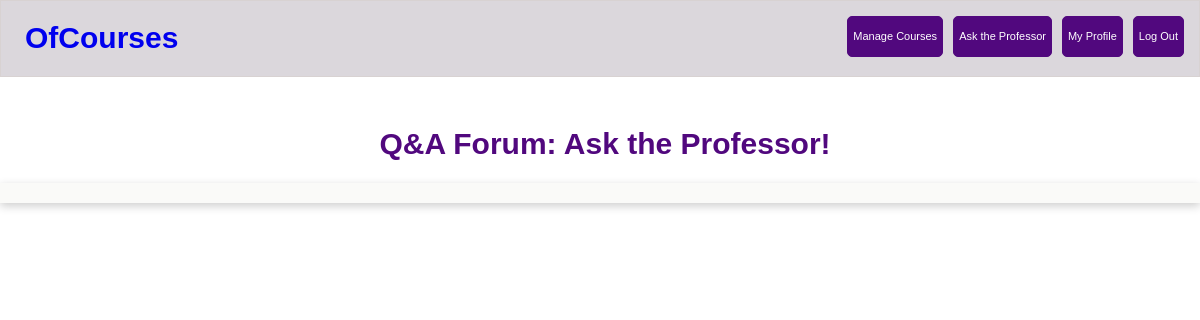
The app's page /Professor/QnA.php (signed in), older data.
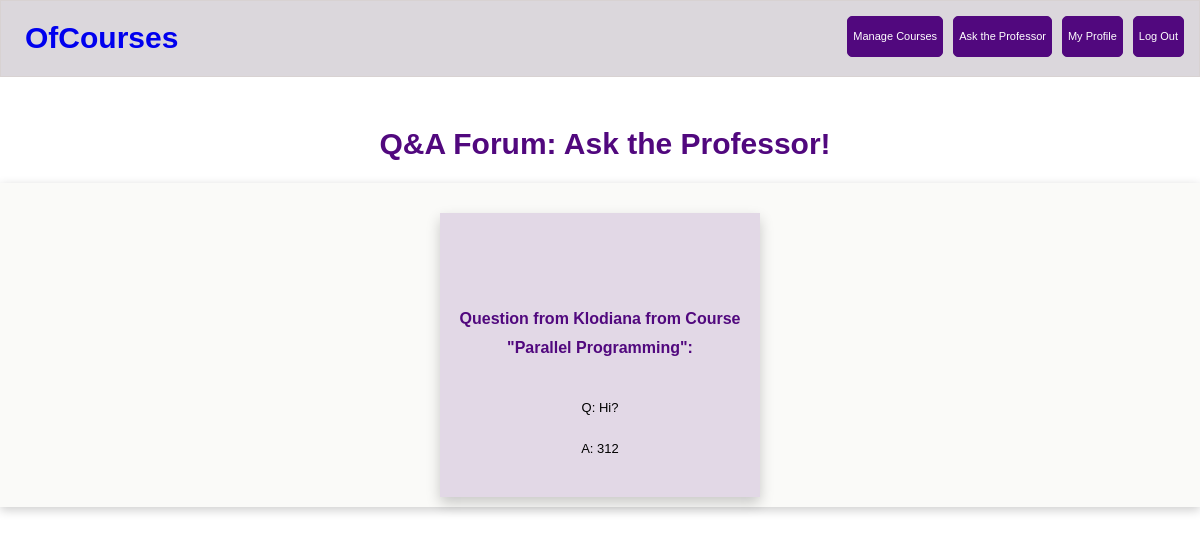
The same page, newer data.
### tables this page shows
CREATE TABLE `question` (
  `question` text NOT NULL,
  `answer` text NOT NULL,
  `qid` int(11) NOT NULL,
  `email` varchar(100) NOT NULL,
  `id` int(11) NOT NULL
);

CREATE TABLE `course` (
  `id` int(11) NOT NULL,
  `name` text NOT NULL,
  `description` text NOT NULL,
  `professorEmail` varchar(100) NOT NULL,
  `startDate` date NOT NULL,
  `endDate` date NOT NULL
);

### Model/question.php (called while the page is built, shortened)
<?php
    class Question{
        public function __construct(){
            include("../Utility/db_connection.php");
            $this->dbh = $conn;
        }
        public function getQuestions($email) {
            $stmt = $this->dbh->prepare("SELECT q.qid qid,(select fullName from user where email=q.email) userName,c.name courseName,q.question question,q.answer answer FROM question q,user u,course c where q.id = c.id and u.email = c.professorEmail and c.professorEmail=? order by q.answer");
            $stmt->execute([$email]);
            $questions = $stmt->fetchAll();
            return $questions;
        }
    }
?>

### Controller/getQuestions.php (the view)
<?php
include("../Model/question.php");
$questionRepo = new Question();
$questions = $questionRepo->getQuestions($_SESSION["email"]);
foreach($questions as $question){
  echo " <div class='border'>
  <h4>Question from {$question['userName']} from Course <br>\"{$question['courseName']}\":</h4>
 <p> Q: {$question['question']}
 </p>";
  if(empty($question["answer"])){
    echo "<form action=\"../Controller/answerQuestion.php\" method=\"POST\">
    <div class=\"textarea_style\">
      <textarea class=\"textarea\" id=\"textarea\" name=\"answer\" rows=\"5\" cols=\"60\"
      maxlength=\"100\" minlength=\"3\" placeholder=\"Write your answer here...\"></textarea>
      </div>
      <input type='hidden' name = 'qid' value='{$question['qid']}'>
      <input type = 'submit' class=\"btnExtra\">
    </form>";
  }else{
    echo "<p> A: {$question['answer']}
          </p>";
  }
echo "</div>";
}
?>

### Professor/QnA.php (shortened to what this page needs)
<!DOCTYPE html>
<html lang="en">
<head>
    <link href="../css/profQnAStyle.css" rel="stylesheet">
    <link rel="stylesheet" href="https://cdnjs.cloudflare.com/ajax/libs/font-awesome/4.7.0/css/font-awesome.min.css">
</head>
<body>
    <?php
      include("../Utility/professorHeader.php");
    ?>
    <div class="container d-flex flex-column justify-content-center align-items-center text-center position-relative"
        data-aos="zoom-out">
        <h2> </h2>
        <h2>Q&A <span>Forum: Ask the Professor!</span></h2>
        <main id="main">
            <div class="flex-container">
                <?php
      include("../Controller/getQuestions.php");
    ?>
</body>

### Utility/professorHeader.php (shortened to what this page needs)
<div class="container">
    <nav class="navbar">
        <div class="container-fluid">
            <a class="button" href="../Professor/welcome.php">OfCourses</a>
            <a class="btn" href="../Utility/logout.php">Log Out</a></li>
            <a class="btn" href="../Utility/myProfile.php">My Profile</a></li>
            <a class="btn" href="../Professor/QnA.php">Ask the Professor</a></li>
            <a class="btn" href="../Professor/manageCourses.php">Manage Courses</a></li>
        </div>
    </nav>
</div>

### css/profQnAStyle.css (style rules this page uses)
body { margin: 0; padding: 0; font-family: sans-serif; line-height: 1.8em; color: #5a5c5a; }
.btn { background-color: #51087E; border: 0.5px solid #51087E; color: white; padding: 5px 5px; text-align: center; text-decoration: none; font-size: 11px; float: right; margin-left: 20px; margin:5px; border-radius: 5px; }
.button { padding: 8px 9px; text-align: center; text-decoration: none; font-size: 30px; float: left; margin-left: 20px; margin:5px; border-radius: 5px; font-weight: bold }
.navbar { position: fixed; top: 0; left: 0; right: 0; padding: 10px; overflow: hidden; background-color: rgb(252, 252, 252); border: 0.5px solid rgb(216, 210, 210); }
h2 { font-size: 30px; padding-top: 40px; text-align: center; }
p { text-align: center; }
h4 { padding-top: 50px; color:#51087E; text-align: center; font-size: 16px; padding-bottom: 10px; }
h1, h2, h3, h6 { padding-left: 10px; color: #51087E; }
.flex-container { box-shadow: 0 3px 10px rgb(0 0 0 / 0.2); padding-top: 20px; justify-content: center; display: flex; flex-direction: row; flex-wrap: wrap; background-color: rgb(250, 250, 248); margin-top: 0px; align-content: center; }
.flex-container > div { box-shadow: 0 6px 13px rgb(0 0 0 / 0.2); background-color: rgb(226, 216, 230); margin: 10px; padding: 20px; font-size: 13px; color: black; }

Row changes from the older to the newer data that the page shows:
added question: userName "Klodiana", course.name "Parallel Programming", question "Hi?", answer "312"
